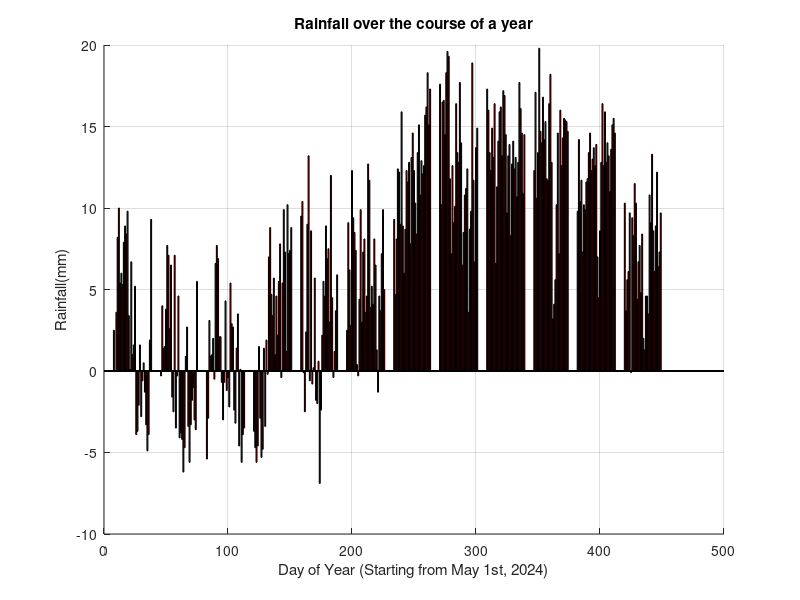

This figure's MATLAB source:
%% Task 2
clc
May24=xlsread('24-05.csv');
Jun24=xlsread('24-06.csv');
Jul24=xlsread('24-07.csv');
Aug24=xlsread('24-08.csv');
Sep24=xlsread('24-09.csv');
Oct24=xlsread('24-10.csv');
Nov24=xlsread('24-11.csv');
Dec24=xlsread('24-12.csv');
Jan25=xlsread('25-01.csv');
Feb25=xlsread('25-02.csv'); % 2025 is not a leap year
Mar25=xlsread('25-03.csv');
Apr25=xlsread('25-04.csv');
% Q1
figure(2)
hold on
bar(1:length(May24(:,1)),May24(:,3),'r')
bar(length(May24(:,1))+1:length(May24(:,1))+length(Jun24(:,1)),Jun24(:,3),'r')
bar(length(May24(:,1))+length(Jun24(:,1))+1:length(May24(:,1))+length(Jun24(:,1))+length(Jul24(:,1)),Jul24(:,3),'r')
bar(length(May24(:,1))+length(Jun24(:,1))+length(Jul24(:,1))+1:length(May24(:,1))+length(Jun24(:,1))+length(Jul24(:,1))+length(Aug24(:,1)),Aug24(:,3),'r')
bar(length(May24(:,1))+length(Jun24(:,1))+length(Jul24(:,1))+length(Aug24(:,1))+1:length(May24(:,1))+length(Jun24(:,1))+length(Jul24(:,1))+length(Aug24(:,1))+length(Sep24(:,1)),Sep24(:,3),'r')
bar(length(May24(:,1))+length(Jun24(:,1))+length(Jul24(:,1))+length(Aug24(:,1))+length(Sep24(:,1))+1:length(May24(:,1))+length(Jun24(:,1))+length(Jul24(:,1))+length(Aug24(:,1))+length(Sep24(:,1))+length(Oct24(:,1)),Oct24(:,3),'r')
bar(length(May24(:,1))+length(Jun24(:,1))+length(Jul24(:,1))+length(Aug24(:,1))+length(Sep24(:,1))+length(Oct24(:,1))+1:length(May24(:,1))+length(Jun24(:,1))+length(Jul24(:,1))+length(Aug24(:,1))+length(Sep24(:,1))+length(Oct24(:,1))+length(Nov24(:,1)),Nov24(:,3),'r')
bar(length(May24(:,1))+length(Jun24(:,1))+length(Jul24(:,1))+length(Aug24(:,1))+length(Sep24(:,1))+length(Oct24(:,1))+length(Nov24(:,1))+1:length(May24(:,1))+length(Jun24(:,1))+length(Jul24(:,1))+length(Aug24(:,1))+length(Sep24(:,1))+length(Oct24(:,1))+length(Nov24(:,1))+length(Dec24(:,1)),Dec24(:,3),'r')
bar(length(May24(:,1))+length(Jun24(:,1))+length(Jul24(:,1))+length(Aug24(:,1))+length(Sep24(:,1))+length(Oct24(:,1))+length(Nov24(:,1))+length(Dec24(:,1))+1:length(May24(:,1))+length(Jun24(:,1))+length(Jul24(:,1))+length(Aug24(:,1))+length(Sep24(:,1))+length(Oct24(:,1))+length(Nov24(:,1))+length(Dec24(:,1))+length(Jan25(:,1)),Jan25(:,3),'r')
bar(length(May24(:,1))+length(Jun24(:,1))+length(Jul24(:,1))+length(Aug24(:,1))+length(Sep24(:,1))+length(Oct24(:,1))+length(Nov24(:,1))+length(Dec24(:,1))+length(Jan25(:,1))+1:length(May24(:,1))+length(Jun24(:,1))+length(Jul24(:,1))+length(Aug24(:,1))+length(Sep24(:,1))+length(Oct24(:,1))+length(Nov24(:,1))+length(Dec24(:,1))+length(Jan25(:,1))+length(Feb25(:,1)),Feb25(:,3),'r')
bar(length(May24(:,1))+length(Jun24(:,1))+length(Jul24(:,1))+length(Aug24(:,1))+length(Sep24(:,1))+length(Oct24(:,1))+length(Nov24(:,1))+length(Dec24(:,1))+length(Jan25(:,1))+length(Feb25(:,1))+1:length(May24(:,1))+length(Jun24(:,1))+length(Jul24(:,1))+length(Aug24(:,1))+length(Sep24(:,1))+length(Oct24(:,1))+length(Nov24(:,1))+length(Dec24(:,1))+length(Jan25(:,1))+length(Feb25(:,1))+length(Mar25(:,1)),Mar25(:,3),'r')
bar(length(May24(:,1))+length(Jun24(:,1))+length(Jul24(:,1))+length(Aug24(:,1))+length(Sep24(:,1))+length(Oct24(:,1))+length(Nov24(:,1))+length(Dec24(:,1))+length(Jan25(:,1))+length(Feb25(:,1))+length(Mar25(:,1))+1:length(May24(:,1))+length(Jun24(:,1))+length(Jul24(:,1))+length(Aug24(:,1))+length(Sep24(:,1))+length(Oct24(:,1))+length(Nov24(:,1))+length(Dec24(:,1))+length(Jan25(:,1))+length(Feb25(:,1))+length(Mar25(:,1))+length(Apr25(:,1)),Apr25(:,3),'r')
hold off
xlabel('Day of Year (Starting from May 1st, 2024)');
ylabel('Rainfall(mm)');
title('Rainfall over the course of a year');
grid on

% Q2
NormRain = find((May24(:,3) > 0) & (May24(:,3) < 10))
numel(NormRain)